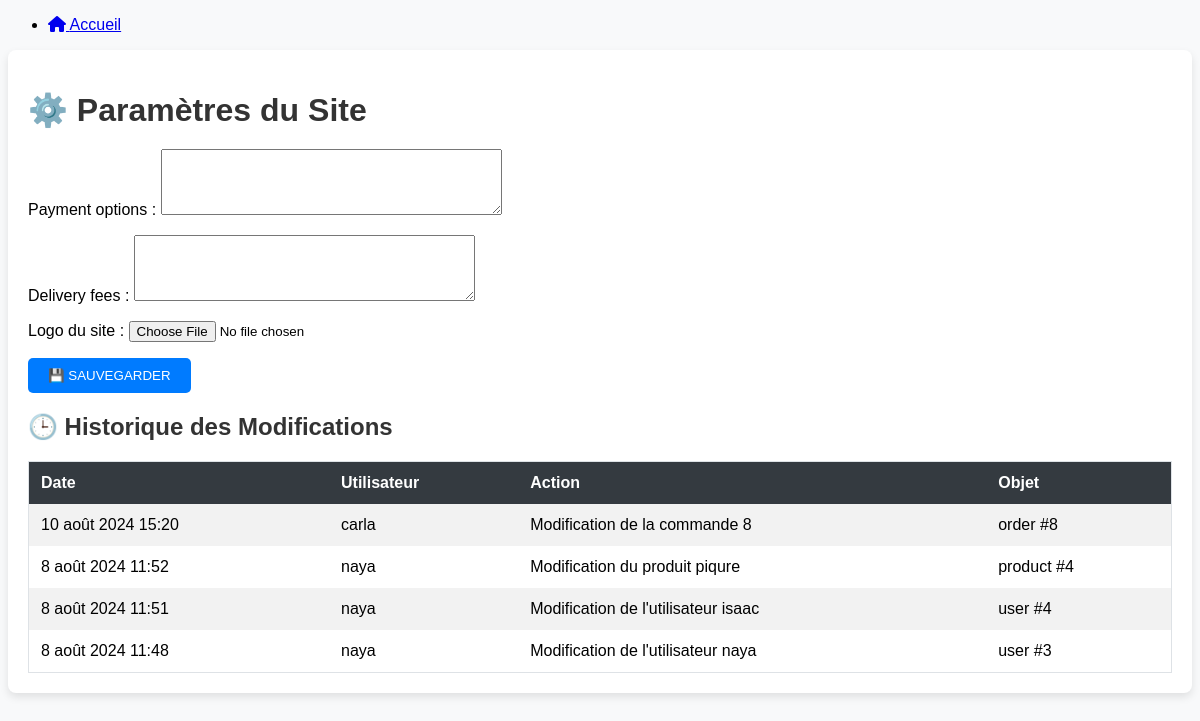
/site_settings/, run on an earlier commit of the app's database.
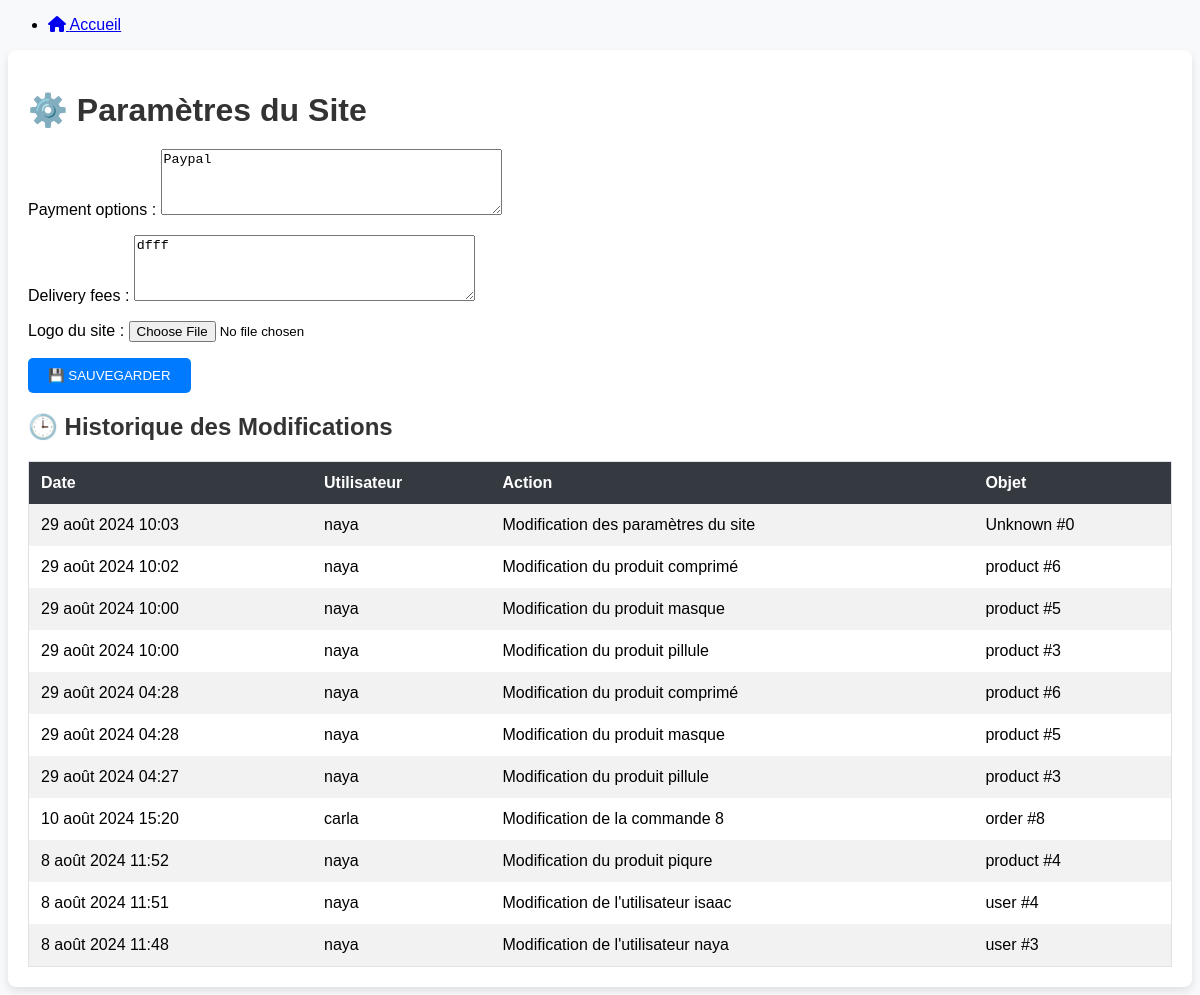
And on a later commit of the database.
### Ecomed/models.py (models this page shows, shortened)
class ChangeLog(models.Model):
    user = models.ForeignKey(settings.AUTH_USER_MODEL, on_delete=models.SET_NULL, null=True)
    action = models.CharField(max_length=255)
    timestamp = models.DateTimeField()
    object_type = models.CharField(max_length=50, default="Unknown")  # Ajout de la valeur par défaut
    object_id = models.PositiveIntegerField(default=0)

class CustomUser(AbstractUser):
    is_manager = models.BooleanField(default=False)
    is_client = models.BooleanField(default=False)
    is_admin = models.BooleanField(default=False)
    email = models.EmailField(unique=True)
    first_name = models.CharField(max_length=30)
    last_name = models.CharField(max_length=30)
    code = models.CharField(max_length=100, blank=True, null=True)
    date_joined = models.DateTimeField(null=True, blank=True, auto_now_add=True)

class SiteSettings(models.Model):
    payment_options = models.TextField()
    delivery_fees = models.TextField()
    logo = models.ImageField(upload_to='logos/', null=True, blank=True)
    updated_at = models.DateTimeField(auto_now=True)

### Ecomed/views.py (the view)
# urls.py: path('site_settings/', site_settings, name='site_settings'),
def site_settings(request):
    settings = SiteSettings.objects.first()
    if request.method == 'POST':
        form = SiteSettingsForm(request.POST, request.FILES, instance=settings)
        if form.is_valid():
            form.save()
            ChangeLog.objects.create(
                user=request.user,
                action="Modification des paramètres du site",
                timestamp=timezone.now()
            )
            messages.success(request, "Les paramètres ont été sauvegardés avec succès.")
            return redirect('site_settings')
        else:
            messages.error(request, "Erreur lors de la sauvegarde des paramètres.")
    else:
        form = SiteSettingsForm(instance=settings)
    history = ChangeLog.objects.all().order_by('-timestamp')
    return render(request, 'Ecomed/site_settings.html', {'form': form, 'history': history})

### Ecomed/forms.py (shortened to what this page needs)
class SiteSettingsForm(forms.ModelForm):
    logo = forms.ImageField(
        required=False,
        label="Logo du site",
        widget=forms.FileInput(attrs={'class': 'form-control'})
    )
    class Meta:
        model = SiteSettings
        fields = ['payment_options', 'delivery_fees', 'logo']
        widgets = {
            'payment_options': Textarea(attrs={'rows': 4, 'class': 'form-control'}),
            'delivery_fees': Textarea(attrs={'rows': 4, 'class': 'form-control'}),
        }

### Ecomed/templates/Ecomed/site_settings.html (shortened to what this page needs)
{% extends 'Ecomed/base.html' %}
{% load static %}
{% block stylesheets %}
    <link rel="stylesheet" href="{% static 'ecomed_site_settings.css' %}">
{% endblock %}
{% block content %}
<div class="container">
    <h1>⚙️ Paramètres du Site</h1>
    <form method="post" enctype="multipart/form-data">
        {{ form.as_p }}
        <button type="submit" class="btn btn-primary">💾 Sauvegarder</button>
    </form>
    <h2>🕒 Historique des Modifications</h2>
    <table class="table table-bordered">
        <thead>
            <tr>
                <th>Date</th>
                <th>Utilisateur</th>
                <th>Action</th>
                <th>Objet</th>
            </tr>
        </thead>
        <tbody>
            {% for entry in history %}
                <tr>
                    <td>{{ entry.timestamp }}</td>
                    <td>{{ entry.user.username }}</td>
                    <td>{{ entry.action }}</td>
                    <td>{{ entry.object_type }} #{{ entry.object_id }}</td>
                </tr>
            {% endfor %}
        </tbody>
    </table>
</div>
{% endblock %}

What changed in the data, as far as the page shows it:
added SiteSettings: payment_options "Paypal", delivery_fees "dfff"
added ChangeLog: timestamp "29 août 2024 10:03", user.username "naya", action "Modification des paramètres du site", object_type "Unknown", object_id "0"
added ChangeLog: timestamp "29 août 2024 10:02", user.username "naya", action "Modification du produit comprimé", object_type "product", object_id "6"
added ChangeLog: timestamp "29 août 2024 10:00", user.username "naya", action "Modification du produit masque", object_type "product", object_id "5"
added ChangeLog: timestamp "29 août 2024 10:00", user.username "naya", action "Modification du produit pillule", object_type "product", object_id "3"
added ChangeLog: timestamp "29 août 2024 04:28", user.username "naya", action "Modification du produit comprimé", object_type "product", object_id "6"
added ChangeLog: timestamp "29 août 2024 04:28", user.username "naya", action "Modification du produit masque", object_type "product", object_id "5"
added ChangeLog: timestamp "29 août 2024 04:27", user.username "naya", action "Modification du produit pillule", object_type "product", object_id "3"
